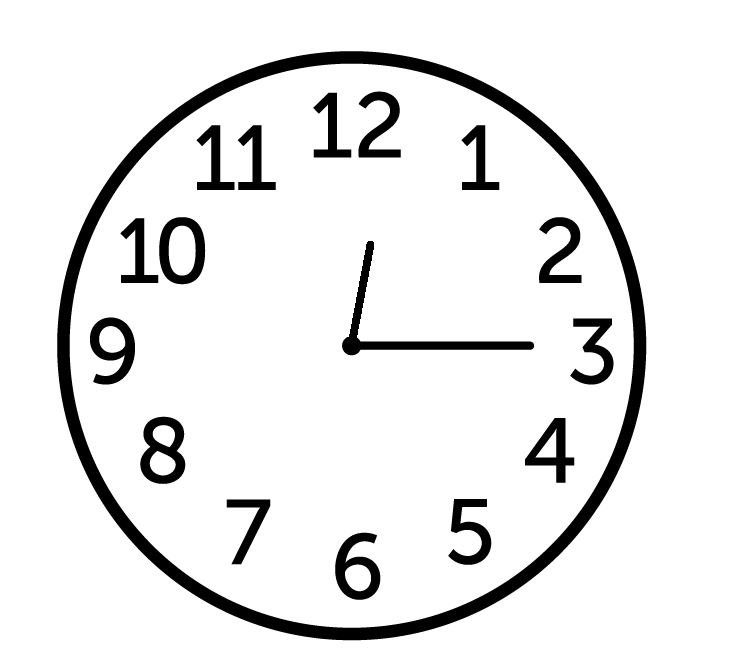
%> input picture clock1.png, 749 x 666 px; the run also reads 5 pictures not shown here
$ octave domaci3_16_186.m   (GNU Octave 9; MATLAB toolbox functions it lacks are replaced by stand-ins)
%> lines starting %> are read from the running program, lines starting %| are printed output that depends on the picture
### extract_time.m


function [sati,minuti]=extract_time(I)
%Ime funkcije:extract_time
%Funkcija se koristi za racunanje vremena,odnosno prepoznavanje trenutnog
%vremena na osnovu slika zadatih satova.Zadatak ove funkcije je da prepozna
%kazaljke sata,odnosno kazaljku za sate i minute,ako one obe postoje i da
%na osnovu prepoznatih kazaljki vrati odgovarajuce vreme.Funkcija radi i za
%slucajeve kada imamo manje od 2 kazaljke,odnosno za slucaj kada su kazaljke
%preklopljene,pri cemu vraca odgovarajuce resenje. Funkciji se prosledjuje
%slika u odgovarajucem formatu i na njoj se vrsi dalja obrada.Koristimo
%Hafovu transformaciju kako bismo izvrsili detekciju ivica i dosli do
%odgovarajucih kazaljki,a uz pomoc odredjenih celija date strukture kao sto
%su ugao i duzina,dolazimo do saznanja koja je koja kazaljka i pod kojim se
%uglom nalazi tako da to mozemo konvertovati u odgovarajuci broj,odnosno
%sate i minute.
%
%Izgled funkcije:
%
%[sati,minuti]=extract_time(I); Ulazna slika I je u odgovarajucem formatu,a
%izlaz funkcije su odgovarajuci brojevi koji oznacavaju sate i minute.
%
%Funkcija nema podrazumevane vrednosti.Funkciji se eksplicitno mora
%proslediti slika u datom formatu.
%
%Primer:
%
%     I1=im2double(rgb2gray(imread('clock1.png')));
%     [sati1,minuti1]=extract_time(I1);
%     disp(['Prvi sat: ', num2str(sati1), ' :  ' ,num2str(minuti1)]);
%
%
%
%See also: extract_time_bonus
%
%Funkcija extract_time_bonus predstavlja nadogradnju date funkcije koja
%vraca i informaciju u trenutnom broju sekundi.
%
%
% Dan kreacije: 28.12.2019. (Petkovic Uros)
% Poslednje izmene: 28.12.2019. (Petkovic Uros)
%

I=medfilt2(I,[7 7]);     %Radi bolje obrade sliku prvo prepustamo kroz median filtar
[M,N]=size(I);           %Nalazimo dimenzije matrice
Z=M/9; C=M/7;            %Karakteristicne tacke za uporedjivanje praga piksela
[E,~]=edge(I,'canny',0.2,2);    %Nalazimo ivice
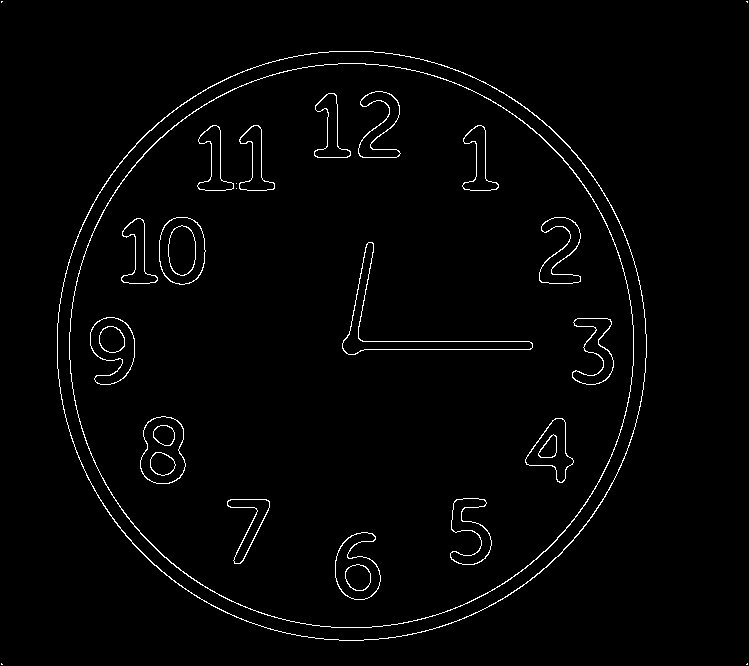
%> E: size 666x749 logical; 1.8% white in thin lines or dots
[H, T, R] = hough(E);           %Koristimo Hafovu transformaciju
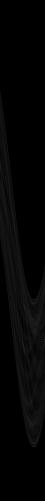
%> H: size 2003x180 double (shown at 1/4 size); min 0, max 182, mean 4.5
%> T = 180 values from -90 to 89; R = 2003 values from -1001 to 1001
P = houghpeaks(H,5,'threshold',ceil(0.3*max(H(:))));  %Nalazimo pikove
%> P = [653 1; 1408 102; 845 1; 1288 46; 1463 118]
lines = houghlines(E, T, R, P,'FillGap',25,'MinLength',80); %Nalazimo date linije
%> lines = 2 lines; point1 to point2 (x, y): (344, 350) to (531, 350), (346, 352) to (367, 248)
centar=[round(N/2) round(M/2)];          %Nalazimo centar slike koji ce biti znacajan za dalju obradu
%Centar je N/2 i M/2 iz razloga sto je obrnuto kad je u pitanju slika i
%obicna matrica
brojac=[];          %Postavljamo brojac na 0
flag=0;             %Postavljamo flag na 0

%Posto nam funkcije houghlines vraca vise od 3 linije,u sledecem foru
%prolazimo kroz sve linije,pri cemu cemo izabrati samo one 3 linije koje
%predstavljaju nase kazaljke,ako imamo dve linije koje su suvise
%blizu,uzecemo samo jednu,npr. slucaj sa satom 9. koji vraca dve linije za
%istu kazaljku sa obe strane,takodje,imamo i dodatne linije koje uopste ne
%predstavljaju kazaljke,pa ih treba odbaciti.Niz brojac nam vraca one
%vrednosti na kojima se nalaze nase kazaljke koje treba uzeti iz strukture
%lines
for k=1:length(lines)   %Prolazimo kroz ceo niz linija
    flag=0;
    xy=[lines(k).point1;lines(k).point2];    %Izdvajamo odgovarajuce pocetnu i krajnju koordinatu linije
    if(sqrt((xy(1,1)-centar(1))^2+(xy(1,2)-centar(2))^2)<Z ||...
            sqrt((xy(2,1)-centar(1))^2+(xy(2,2)-centar(2))^2)<Z) %Uporedjujemo sa datim pragom blizine
        if(sqrt((xy(1,1)-xy(2,1))^2+(xy(1,2)-xy(2,2))^2)>C)
            if (~isempty(brojac))
                for i=1:length(brojac)
                    if(abs(lines(k).theta-lines(brojac(i)).theta)<5)
                        flag=1;       %Ako smo je nasli,postavljamo flag na 1
                    end
                end
                if(~flag)
                    brojac=[brojac k];  %Dodajemo na vec postojeci niz brojaca odg. vrednost indeksa linije
                end
            else
                brojac=[brojac k];
            end
        end
    end
    if (k>5)       %Ne treba nam vise od 5 linija,stoga izlazimo iz fora
        break
    end
end
%> this loop made 2 passes
%> (xy, brojac) on passes 1 to 2: ([344 350; 531 350], 1), ([346 352; 367 248], [1 2])
linije=lines;                    %Pravim novi niz linije koji ce biti duzine 1,2 ili 3 u zavisnosti
%> linije has the same summary as lines
if (length(brojac)==1)           %od toga koji broj kazaljki imamo
    linije(1)=lines(brojac);     %Ako imamo jednu kazaljku,smestamo je u linije
end
if (length(brojac)==2)           %Ako imamo dve,smestamo ih u prva dva mesta
    linije(1)=lines(brojac(1));
    linije(2)=lines(brojac(2));
end
if (length(brojac)==3)           %Ako imamo tri,smestamo ih u prva tri mesta
    linije(1)=lines(brojac(1));
    linije(2)=lines(brojac(2));
    linije(3)=lines(brojac(3));
end
linije=linije(1:length(brojac)); %Na samom kraju niz linije ogranicavamo na onu duzinu koliko
%u stvari imamo kazaljki,to ce biti 1,2 ili 3,odbacujemo ostatak linija
%koje su nam visak i nisu nam potrebne za dalju obradu

Hx = [-1 -2 -1; 0 0 0; 1 2 1];    %Matrice Sobelovog operatora
Hy = Hx';                %Vertikalni i horiznotalni gradijenti
Gx = imfilter(I, Hx, 'replicate', 'same');
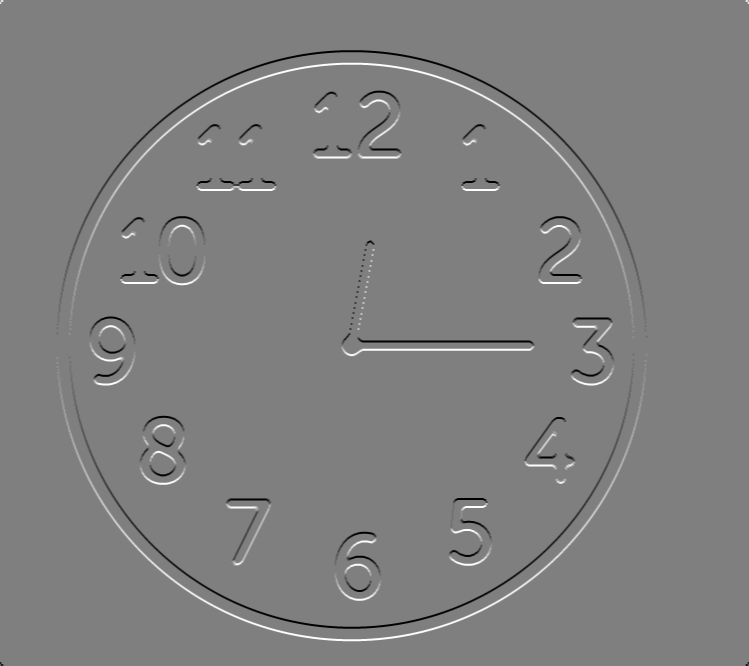
%> Gx: size 666x749 double; min -4, max 4, mean 0; drawn with min black and max white
Gy = imfilter(I, Hy, 'replicate', 'same');
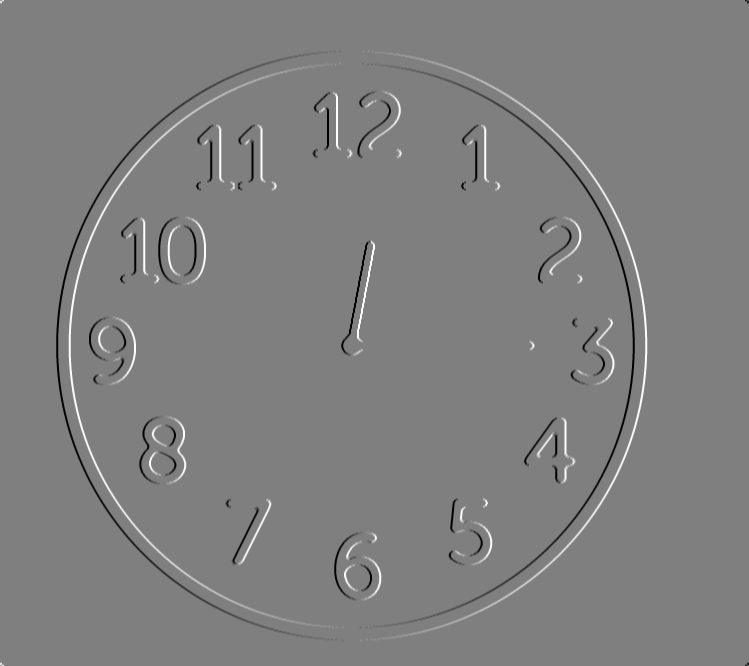
%> Gy: size 666x749 double; min -4, max 4, mean 1.47e-19; drawn with min black and max white
Gm = (Gx.^2 + Gy.^2).^0.5;   %Magnituda gradijenta
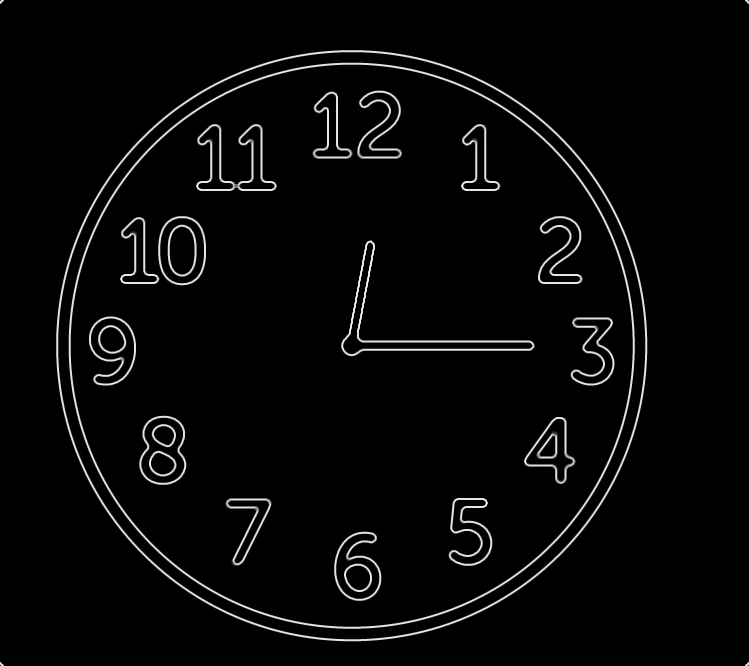
%> Gm: size 666x749 double; min 0, max 4.47, mean 0.131; drawn with min black and max white
Ga = atan(Gy./Gx);           %Ugao gradijenta
%Racunamo magnitudu gradijenta zato sto ce nam biti potrebna kasnije u
%nadogradnji funkcije kada cemo uporedjivati sekundaru sa ostale dve
%kazaljke

for i=1:length(linije)               %Racunam duzinu za svaku kazaljku i magnitudu
    xy=[linije(i).point1;linije(i).point2];
    linije(i).duzina=sqrt((xy(1,1)-xy(2,1))^2+(xy(1,2)-xy(2,2))^2);
    magx=round((xy(1,1)+xy(2,1))/2); %Koristim tacku na sredini linije zbog krajeva koji su losiji
    magy=round((xy(1,2)+xy(2,2))/2); %Kazaljka moze dodirivati broj i onda samim tim imati vecu
    linije(i).mag=Gm(magy,magx);     %magnitudu koja ce dovoditi do losijih rezultata
end
%> this loop made 2 passes
%> (xy, magx, magy) on passes 1 to 2: ([344 350; 531 350], 438, 350), ([346 352; 367 248], 357, 300)
%> (the rest of the program and of its run is left out)
